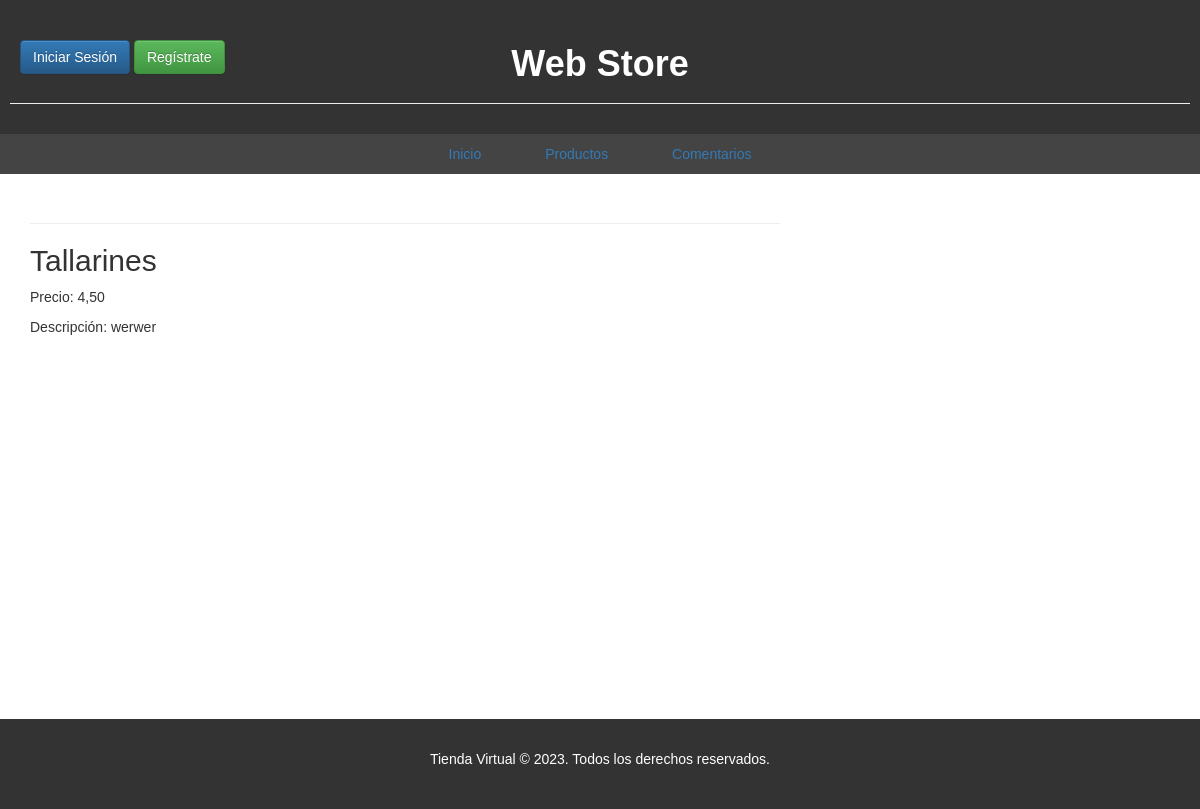
The page /prods/list/ on the database as committed earlier.
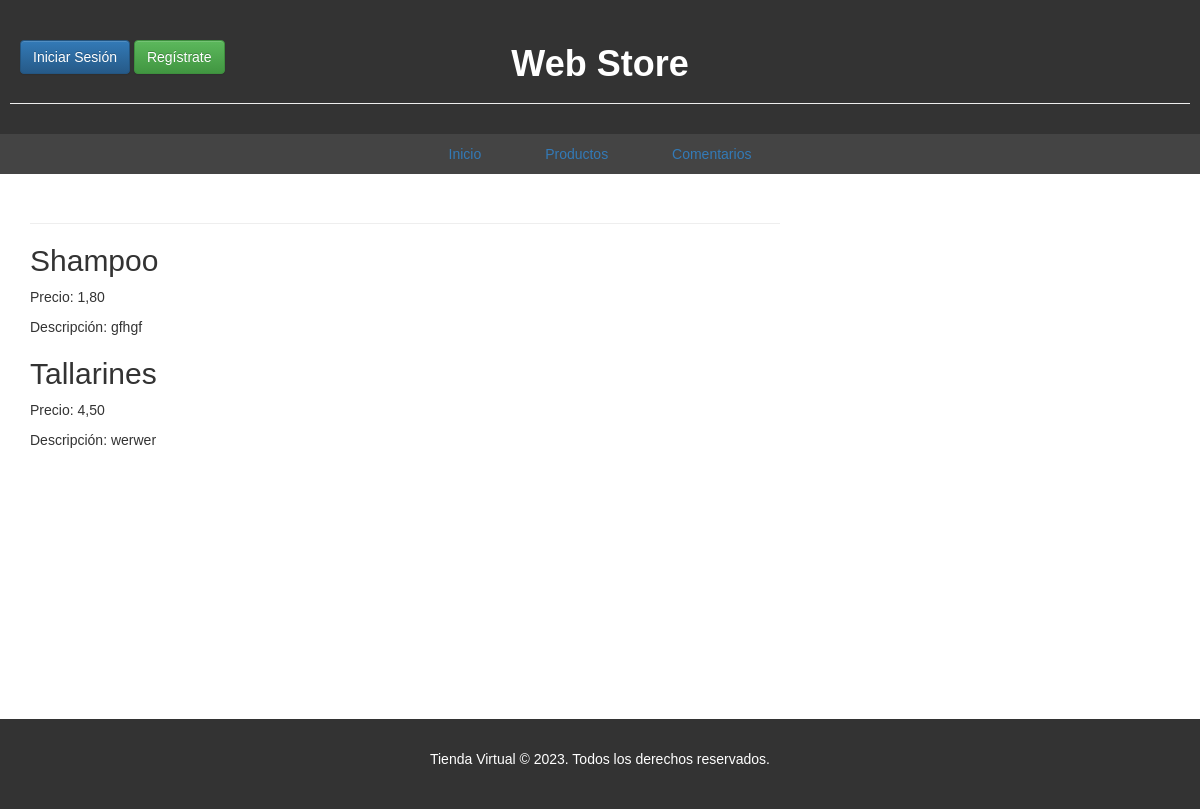
The same page on the database as committed later.
### products/models.py (models this page shows, shortened)
class Producto(models.Model):
    nombre = models.CharField(max_length=200)
    descripcion = models.TextField()
    precio = models.DecimalField(max_digits=8, decimal_places=2)

### products/views.py (the view)
# urls.py: path('prods/list/', views.prod_list, name='prod_list'),
def prod_list(request):
    prods = Producto.objects.all().order_by('nombre')
    return render(request, 'productos_list.html', {'prods': prods})

### products/templates/productos_list.html (shortened to what this page needs)
{% extends 'index.html' %}
{% block content %}
    <div class="page-header">
    </div>
    <div class="seccion">
    {% for prod in prods %}
        <div class="producto">
            <h2>{{ prod.nombre }}</h2>
            <p>Precio: {{ prod.precio }}</p>
            <p>Descripción: {{ prod.descripcion }}</p>
        </div>
    {% endfor %}
    </div>
{% endblock %}

Rows that differ between the two databases and show on the page:
added Producto: nombre "Shampoo", precio "1,80", descripcion "gfhgf"
